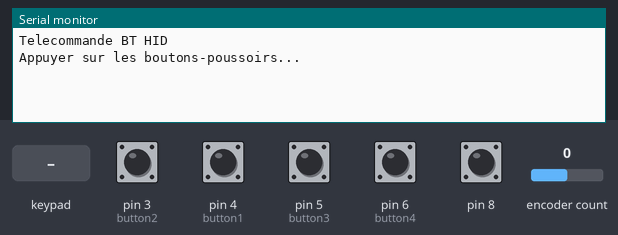
Bench run of a sketch on a simulated Arduino Uno, built with avr-gcc and run on an emulated ATmega328P. Shown: the last lines printed to the serial monitor. The test bench sets the inputs (shaded band); at power-on: pin 3 (button2), pin 4 (button1), pin 5 (button3), pin 6 (button4), pin 8 HIGH, encoder count 0.

Above: at 1.2 s.
1.3 s: pin 3 (button2) pulled LOW for 0.15 s
At 2.1 s:
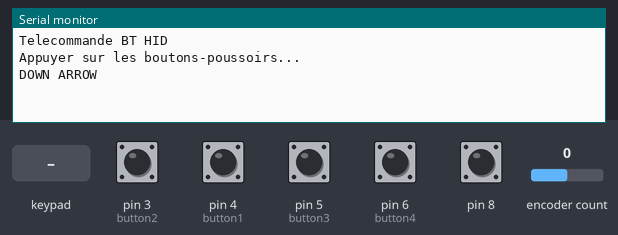
2.9 s: pin 4 (button1) pulled LOW for 0.15 s
At 4.3 s:
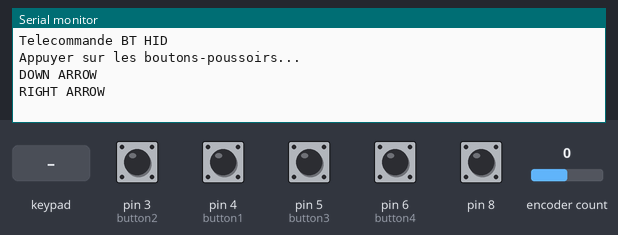
4.6 s: pin 5 (button3) pulled LOW for 0.15 s
At 5.8 s:
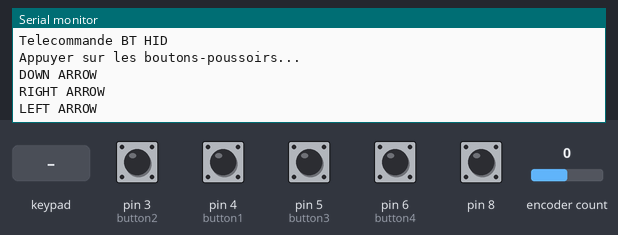
6.3 s: pin 6 (button4) pulled LOW for 0.15 s
At 7.1 s:
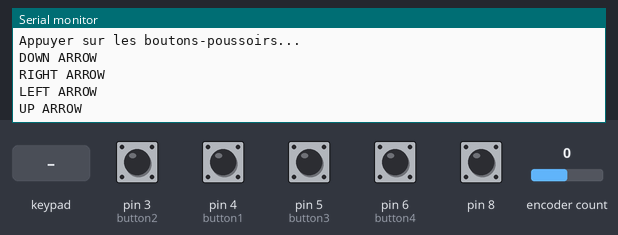
8.0 s: pin 8 pulled LOW for 0.15 s
At 9.5 s:
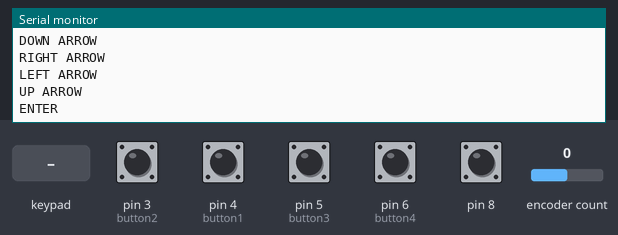
10.2 s: key 'B' pressed
At 11.3 s:
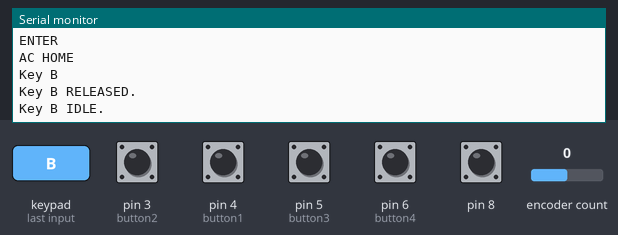

Measured:
- after the input at 1.3 s, the serial monitor: prints a new line after 0.20 s (image 1)
- after the input at 2.9 s, the serial monitor: prints a new line after 0.20 s (image 2)
- after the input at 4.6 s, the serial monitor: prints a new line after 0.20 s (image 3)
- after the input at 6.3 s, the serial monitor: prints a new line after 0.20 s (image 4)
- after the input at 8.0 s, the serial monitor: prints a new line after 0.75 s (image 5)
- after the input at 10.2 s, the serial monitor: prints a new line at once (image 6)

The sketch:

HID_rn42_dpad.ino
```cpp
// dpad C&K dpad & Renault 8200058695 steering wheel remote control
// + RN42 (HID)
// tested on trinket pro 5V 16MHz

#include <SoftwareSerial.h>

#include <Key.h>
#include <Keypad.h>

#define WITH_LCD 0

#include <ClickEncoder.h>
#include <TimerOne.h>

#include "OneButton.h"

//KEYBOARD MODEFIER CODES
#define BP_MOD_RIGHT_GUI  (1<<7)
#define BP_MOD_RIGHT_ALT  (1<<6)
#define BP_MOD_RIGHT_SHIFT  (1<<5)
#define BP_MOD_RIGHT_CTRL (1<<4)
#define BP_MOD_LEFT_GUI   (1<<3)
#define BP_MOD_LEFT_ALT   (1<<2)
#define BP_MOD_LEFT_SHIFT (1<<1)
#define BP_MOD_LEFT_CTRL  (1<<0)
#define BP_MOD_NOMOD    0x00

SoftwareSerial mySerial(9,10);

ClickEncoder *encoder;  // dpad encoder for VOL+ and VOL- smartphone
int16_t last, value;

void timerIsr() {
  encoder->service();
}

OneButton button1(4, true); // DPAD RIGHT (inverted)
OneButton button2(3, true); // DPAD DOWN
OneButton button3(5, true); // DPAD LEFT (inverted)
OneButton button4(6, true); // DPAD UP

// matrix keypad Renault 820058695
const byte rows = 3; //three rows
const byte cols = 3; //three columns
char keys[rows][cols] = {
  {'B','A','*'},
  {'F','G','H'},
  {'E','D','C'},
};
byte rowPins[rows] = {19, 18, 17}; //connect to the row pinouts of the keypad
byte colPins[cols] = {16, 15, 14}; //connect to the column pinouts of the keypad
Keypad keypad = Keypad( makeKeymap(keys), rowPins, colPins, rows, cols );

boolean flagALT = false;
String msg = "";
boolean flagVolminus = false;
boolean flagVolplus = false;

void setup() {
  Serial.begin(115200);  // uart de debug
  mySerial.begin(115200);  // uart de communication avec le module bt hid

  encoder = new ClickEncoder(/*7, 8, 2*//*11,12,13*/11,12,8);

  Timer1.initialize(1000);
  Timer1.attachInterrupt(timerIsr);

  last = -1;

  // link the button 1 functions.
  button1.attachClick(click1);
  //button1.attachDoubleClick(doubleclick1);
  button1.attachLongPressStart(longPressStart1);
  button1.attachLongPressStop(longPressStop1);
  button1.attachDuringLongPress(longPress1);

  // link the button 2 functions.
  button2.attachClick(click2);
  //button2.attachDoubleClick(doubleclick2);
  button2.attachLongPressStart(longPressStart2);
  button2.attachLongPressStop(longPressStop2);
  button2.attachDuringLongPress(longPress2);

  // link the button 3 functions.
  button3.attachClick(click3);
  //button3.attachDoubleClick(doubleclick3);
  button3.attachLongPressStart(longPressStart3);
  button3.attachLongPressStop(longPressStop3);
  button3.attachDuringLongPress(longPress3);

  // link the button 4 functions.
  button4.attachClick(click4);
  //button4.attachDoubleClick(doubleclick4);
  button4.attachLongPressStart(longPressStart4);
  button4.attachLongPressStop(longPressStop4);
  button4.attachDuringLongPress(longPress4);

//  keypad.addEventListener(keypadEvent); //add an event listener for this keypad

  Serial.println("Telecommande BT HID \nAppuyer sur les boutons-poussoirs...");
}

void loop() {
  value = encoder->getDir();
  if(value == 1) {
    Serial.println("VOL+");
    consumerKeyPress(0x10);
    consumerRelease();
  }
  if(value == -1) {
    Serial.println("VOL-");
    consumerKeyPress(0x20);
    consumerRelease();
  }

  ClickEncoder::Button b = encoder->getButton();
  if (b != ClickEncoder::Open) {
    #define VERBOSECASE(label) case label: Serial.println(#label); break;
    switch (b) {
      VERBOSECASE(ClickEncoder::Pressed);
      //VERBOSECASE(ClickEncoder::Held)
      VERBOSECASE(ClickEncoder::Released)
      case ClickEncoder::Clicked: Serial.println("ENTER"); mySerial.write(13); break;
      case ClickEncoder::DoubleClicked:
          Serial.println("ClickEncoder::DoubleClicked");
          encoder->setAccelerationEnabled(!encoder->getAccelerationEnabled());
          Serial.print("  Acceleration is ");
          Serial.println((encoder->getAccelerationEnabled()) ? "enabled" : "disabled");
        break;
    }
  }

  // get matrix keypad Renault
  if (keypad.getKeys())
    {
        for (int i=0; i<LIST_MAX; i++)   // Scan the whole key list.
        {
            if ( keypad.key[i].stateChanged )   // Only find keys that have changed state.
            {
                switch (keypad.key[i].kstate) {  // Report active key state : IDLE, PRESSED, HOLD, or RELEASED
                    case PRESSED:
                    if(keypad.key[i].kchar == 'E') {
                      msg = " ALT pressed";
                      flagALT = true;
                    }
                    else if(keypad.key[i].kchar == 'B') {
                      sourcePlus();
                    }
                    else if(keypad.key[i].kchar == 'A') {
                      sourceMinus();
                    }
                    else if(keypad.key[i].kchar == 'D') {
                      flagVolminus = true;
                    }
                    else if(keypad.key[i].kchar == 'C') {
                      flagVolplus = true;
                    }
                    else {
                      msg = " PRESSED.";
                    }

                    if( flagVolplus && flagVolminus ) {
                      muteSmartphone();
                      break;
                    }

                    if(flagVolplus) {
                      Serial.println("VOL+");
                      consumerKeyPress(0x10);
                      consumerRelease();
                      break;
                    }

                    if(flagVolminus) {
                      Serial.println("VOL-");
                      consumerKeyPress(0x20);
                      consumerRelease();
                      break;
                    }
                break;
                    case HOLD:
                    msg = " HOLD.";
                break;
                    case RELEASED:
                    if(keypad.key[i].kchar == 'E') {
                      msg = " ALT released";
                      flagALT = false;
                      keyboardReleaseAll();
                    }
                    else if(keypad.key[i].kchar == 'D') {
                      flagVolminus = false;
                    }
                    else if(keypad.key[i].kchar == 'C') {
                      flagVolplus = false;
                    }
                    else {
                      msg = " RELEASED.";
                    }
                break;
                    case IDLE:
                    msg = " IDLE.";
                }
                Serial.print("Key ");
                Serial.print(keypad.key[i].kchar);
                Serial.println(msg);
            }
        }
}

  // keep watching the push buttons:
  button1.tick();
  button2.tick();
  button3.tick();
  button4.tick();
}

void keyboardPress(byte BP_KEY,byte BP_MOD){
  mySerial.write((byte)0xFD); //Start HID Report
  mySerial.write((byte)0x09); //Length byte
  mySerial.write((byte)0x01); //Descriptor byte
  mySerial.write(BP_MOD); //Modifier byte
  mySerial.write((byte)0x00); //-
  mySerial.write(BP_KEY); //Send KEY
  for(byte i = 0;i<5;i++){ //Send five zero bytes
    mySerial.write((byte)0x00);
  }
}

void keyboardReleaseAll(){
  keyboardPress((byte)0x00,BP_MOD_NOMOD);
}

void consumerKeyPress(byte key) {
    mySerial.write((byte)0xFD); //Start HID Report
    mySerial.write((byte)0x03); //Length byte
    mySerial.write((byte)0x03);
    mySerial.write(key); //Send KEY
    mySerial.write((byte)0x00);
}

void consumerRelease() {
    mySerial.write((byte)0xFD); //Start HID Report
    mySerial.write((byte)0x03); //Length byte
    mySerial.write((byte)0x03);
    mySerial.write((byte)0x00);
    mySerial.write((byte)0x00);
}

// ----- button 1 callback functions

// This function will be called when the button1 was pressed 1 time (and no 2. button press followed).
void click1() {
  Serial.println("RIGHT ARROW");
  mySerial.write(7);
} // click1


// This function will be called when the button1 was pressed 2 times in a short timeframe.
void doubleclick1() {
  Serial.println("Button 1 doubleclick.");
} // doubleclick1


// This function will be called once, when the button1 is pressed for a long time.
void longPressStart1() {
  Serial.println("Button 1 longPress start");
} // longPressStart1


// This function will be called often, while the button1 is pressed for a long time.
void longPress1() {
  Serial.println("Button 1 longPress...");
} // longPress1


// This function will be called once, when the button1 is released after beeing pressed for a long time.
void longPressStop1() {
  Serial.println("Button 1 longPress stop");
} // longPressStop1


// ... and the same for button 2:

void click2() {
  Serial.println("DOWN ARROW");
  mySerial.write(12);
} // click2


void doubleclick2() {
  Serial.println("Button 2 doubleclick.");
} // doubleclick2


void longPressStart2() {
  Serial.println("Button 2 longPress start");
} // longPressStart2


void longPress2() {
  Serial.println("Button 2 longPress...");
} // longPress2

void longPressStop2() {
  Serial.println("Button 2 longPress stop");
} // longPressStop2

// ... and the same for button 3:

void click3() {
  Serial.println("LEFT ARROW");
  mySerial.write(11);
} // click3


void doubleclick3() {
  Serial.println("Button 3 doubleclick.");
} // doubleclick3


void longPressStart3() {
  Serial.println("Button 3 longPress start");
} // longPressStart3


void longPress3() {
  Serial.println("Button 3 longPress...");
} // longPress3

void longPressStop3() {
  Serial.println("Button 3 longPress stop");
} // longPressStop3

// ... and the same for button 4:

void click4() {
  Serial.println("UP ARROW");
  mySerial.write(14);
} // click4


void doubleclick4() {
  Serial.println("Button 4 doubleclick.");
} // doubleclick4


void longPressStart4() {
  Serial.println("Button 4 longPress start");
} // longPressStart4


void longPress4() {
  Serial.println("Button 4 longPress...");
} // longPress4

void longPressStop4() {
  Serial.println("Button 4 longPress stop");
} // longPressStop4

void sourcePlus() {
  if(flagALT) {
    Serial.println("ALT-TAB");
    keyboardPress(0x2B,BP_MOD_LEFT_ALT);
    keyboardPress(0x00,BP_MOD_LEFT_ALT); // release tab key but keep alt modifier until released
  }
  else {
    Serial.println("AC HOME");
    consumerKeyPress(0x01);
    consumerRelease();

  }
}

void sourceMinus() {
  if(flagALT) {
    Serial.println("ALT-SHIFT-TAB");
    keyboardPress(0x2B,BP_MOD_LEFT_SHIFT|BP_MOD_LEFT_ALT);
    keyboardPress(0x00,BP_MOD_LEFT_ALT); // release tab key but keep alt modifier until released
  }
  else {
    Serial.println("ESC");
    mySerial.write(27);
  }
}

void muteSmartphone() {
  Serial.println("MUTE (smartphone)");
  consumerKeyPress(0x40);
  consumerRelease();
}
```
